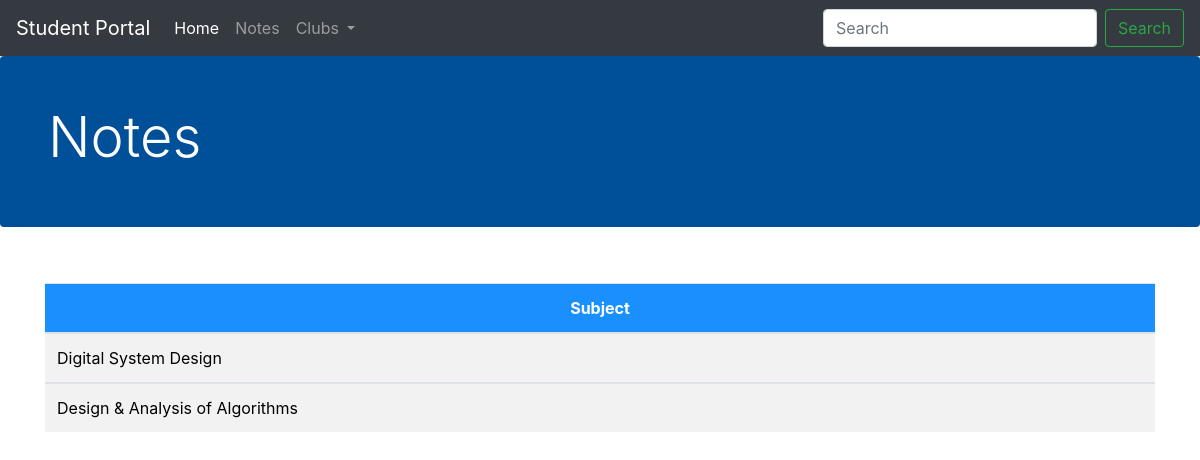
The app's page /notes/ with its own data.
### notes/models.py (models this page shows, shortened)
class NoteSubject(models.Model):
    notes_id=models.AutoField
    notes_teacher=models.CharField(max_length=50, default="")
    notes_subject = models.CharField(max_length=50, default="")
    notes_subinshort = models.CharField(max_length=50, default="")

### notes/views.py (the view)
# urls.py: path('', views.notes, name="NotesHome"),
def notes(request):
    allProds = []
    catprods = NoteSubject.objects.values('notes_subject', 'id')
    cats = {item['notes_subject'] for item in catprods}
    for cat in cats:
        prod = NoteSubject.objects.filter(notes_subject=cat)
        n = len(prod)
        allProds.append([prod, range(1, n)])
    params = {'allProds':allProds}
    return render(request, 'notes/notes.html',params)

### notes/templates/notes/notes.html (shortened to what this page needs)
{% extends 'notes/basic.html' %}
{% block body %}
{% load static %}
  <div style="background-color: #004f99;" class="jumbotron p-4 p-md-5 text-white rounded bg-darkblue">
    <div class="col-md-6 px-0">
      <h1 class="display-4 ">Notes</h1>
    </div>
  </div>
<div class="container">
 <br>
    <table class="table">
        <thead style="background-color:  #1a90ff;">
        <tr>
            <th scope="col" style="text-align:center; color:white;">Subject</th>
        </tr>
        </thead>
        {% for notesubject, range in allProds %}
        <tbody>
        <tr>
            <td style="background-color:  #f2f2f2">  <a style=" color:black;" href="/notes/{{notesubject.0.notes_subinshort}}">
                                {{notesubject.0.notes_subject}}
                            </a>  </td>
        </tr>
        </tbody>
        {% endfor %}
    </table>
</div>
 {% endblock %}

### records on screen
NoteSubject: notes_subject "Digital System Design"
NoteSubject: notes_subject "Design & Analysis of Algorithms"
